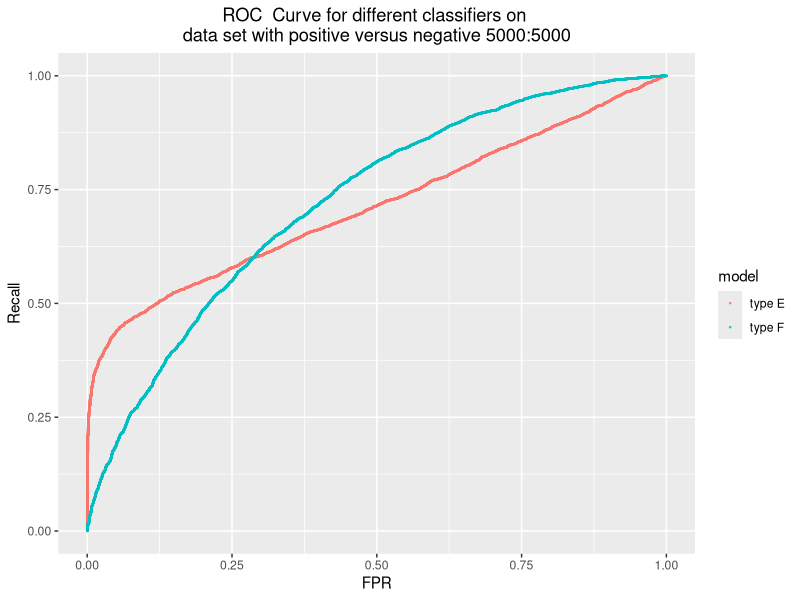
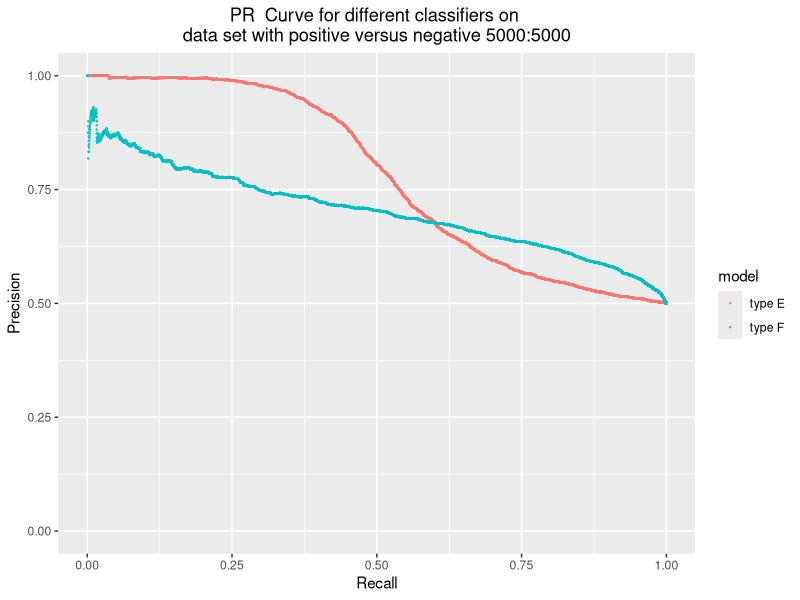
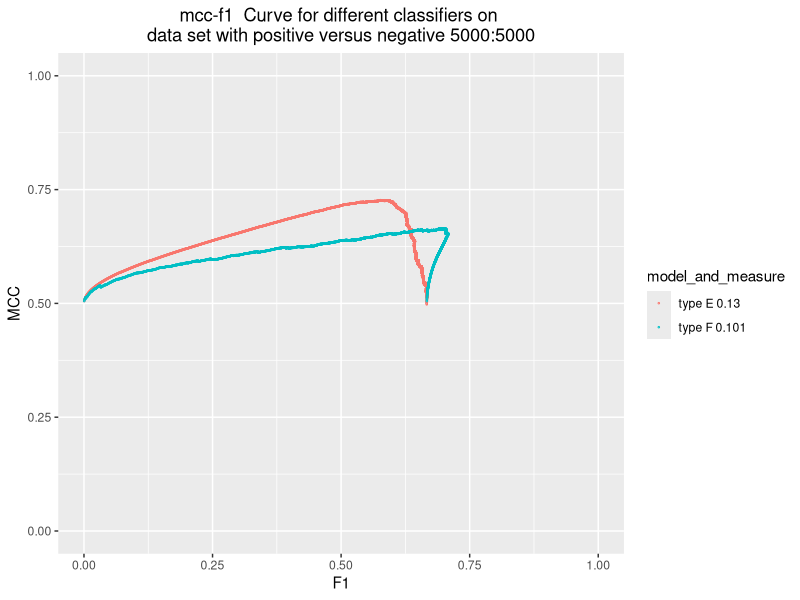
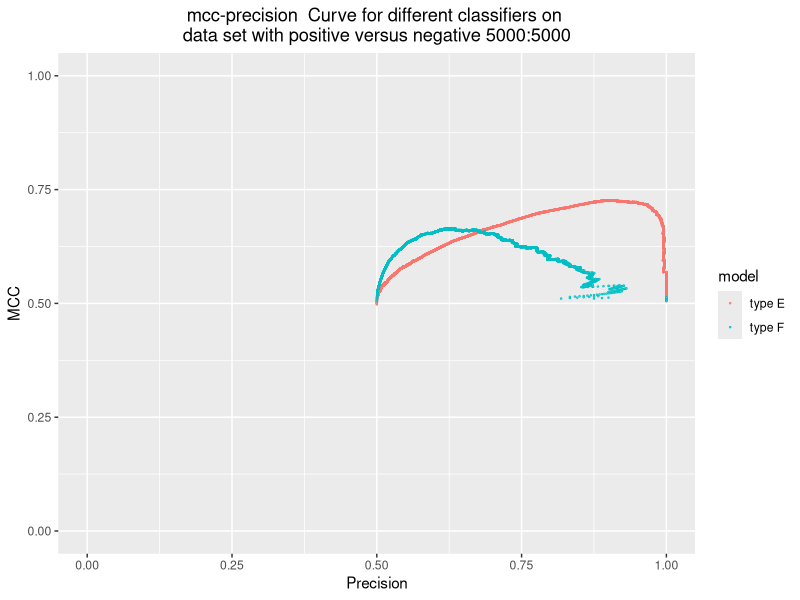
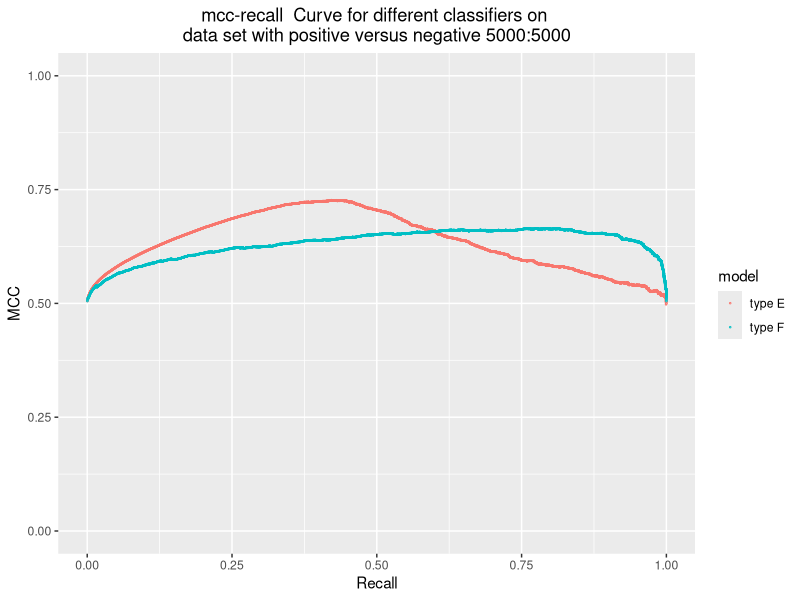
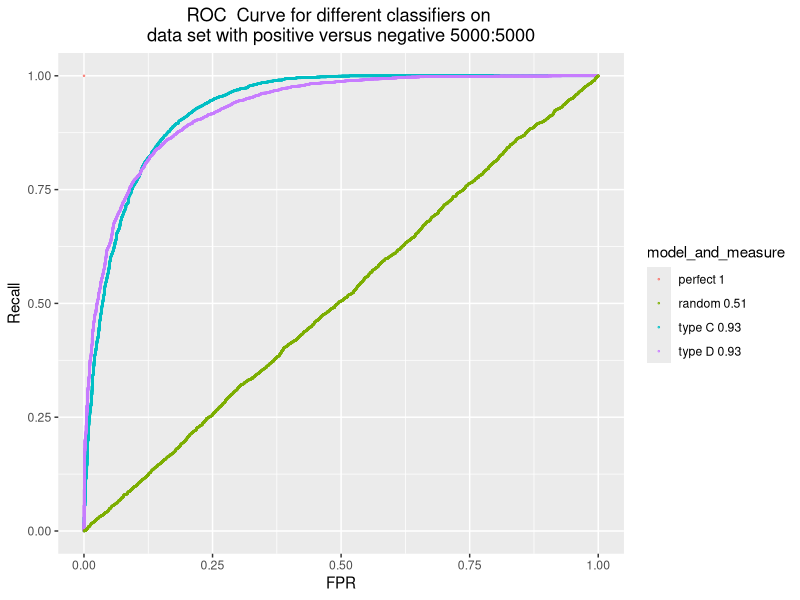
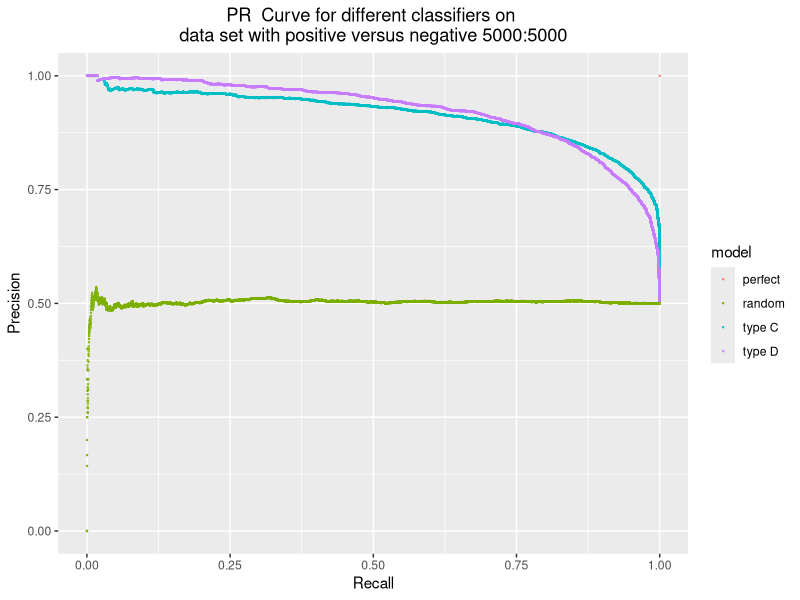
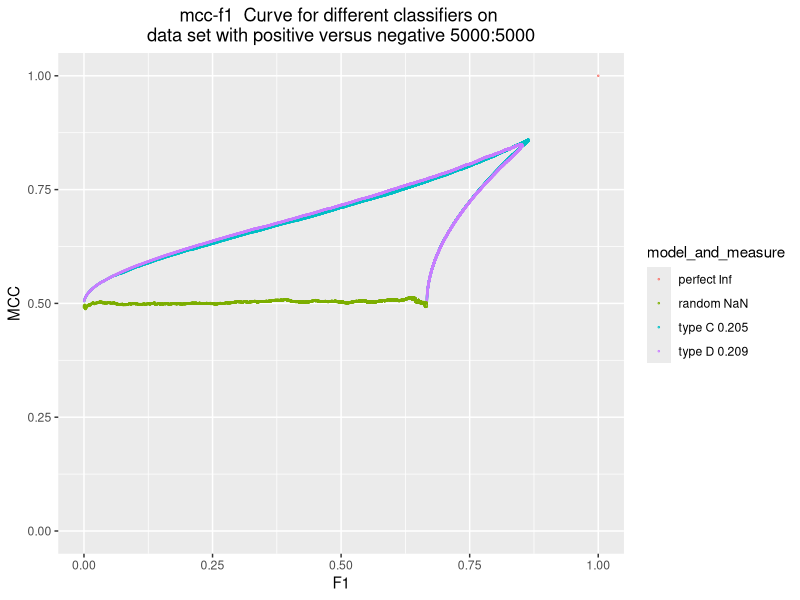

Source code (R) for these figures, in order:
## ---- chunk 1
positive_num = 5000
negative_num = 5000
real_value = c(rep(1, positive_num), rep(0, negative_num))
# A and B have different distributions for real positives 
# classifier E:
predicted_value_E = c(rbeta(2200, 10, 2), rbeta(2800, 2, 4), rbeta(negative_num, 2, 4))
# classifier F:
predicted_value_F = c(rbeta(2500, 4, 3.5), rbeta(2500, 3, 4), rbeta(negative_num, 2, 4))
# perfect classifier
predicted_value_perfect = c(rep(1, 5000), rep(0, 5000))
# random classifier
predicted_value_random = c(runif(10000, 0, 1))
# C and D have different distributions for real negatives 
predicted_value_C = c(rbeta(positive_num, 8, 3), rbeta(2500, 1, 7), rbeta(2500,4, 4))
predicted_value_D = c(rbeta(positive_num, 8, 3), rbeta(2500,3.5,4.5), rbeta(2500,3, 5))


## ---- chunk 2
library(ROCR)
library(ggplot2)

classification_result <- function (real, prediction){
  
pred <- prediction(prediction, real)
perf <- performance(pred, measure = "tpr", x.measure = "fpr")

# FPR
fpr <- attr(perf, "x.values")[[1]]
# PR curve
perf <- performance(pred, measure = "prec", x.measure = "rec")
# precision
precision <- attr(perf, "y.values")[[1]]
# recall
recall <- attr(perf, "x.values")[[1]]
# mcc-f1
perf <- performance(pred, measure = "mat", x.measure = "f")
# mcc
mcc <- attr(perf, "y.values")[[1]]
# normalised mcc: [-1, 1] to [0, 1]
mcc.nor <- (mcc + 1)/2
# f score
f <- attr(perf, "x.values")[[1]]   
# auc
auc <- round(attr(performance(pred, "auc"), "y.values")[[1]], 2)


# measure(metric) of mcc-f1: auc*(1-d)

# get the last f score
f.cp = 2/(2+(length(real[real==0])/length(real[real==1])))
f.cp <- max(f[f < f.cp], na.rm = T)
# get the largest f score
f.max = max(f, na.rm = T)

x_lower <- sort(f[c(1: (match(f.max, f)-1))], decreasing = F, na.last = F)
x_lower[1] <- 0
x_higher <- sort(f[c(1: match(f.max, f))], decreasing = F)

# find corresponding mcc.nor
y_higher.index <- match(x_higher, f)
y_higher <- mcc.nor[y_higher.index]
y_lower <- c(0.5,y_higher)
y_lower <- y_lower[-length(y_lower)]

# auc1
auc1 <- sum(0.5*(x_higher - x_lower) *(y_lower + y_higher))

x1 <- sort(f[c(match(f.max, f):length(f))], decreasing = F)
x1_lower <- x1[c(1: length(x1)-1)]
x1_higher <- x1[c(2: length(x1))]
y1_higher.index <- match(f.max, f) -1 + match(x1_higher, f[c(match(f.max, f):length(f))])

y1_higher <- mcc.nor[y1_higher.index]
# auc2
auc2 <- sum((x1_higher-x1_lower)*y1_higher)

# auc of mcc-f1
mcc_auc <- auc1 - f.cp*0.5 -auc2
# smallest distance to (1, 1)
distance <- sqrt(((1-mcc.nor)^2+(1-f)^2))
min_distance <- min(distance, na.rm = T)
# mcc-f1 measure
mcc_measure <- sqrt(2)*mcc_auc*(sqrt(2)-min_distance)
# round the number to three decimal place
mcc_measure <- round(mcc_measure, 3)


output <-cbind.data.frame(fpr, precision, recall, mcc.nor, f, auc, mcc_measure)
  return(output)
}

fpr_index = 1
precision_index = 2
recall_index = 3
mcc.nor_index = 4
f_score_index = 5
auc_index = 6
mcc_measure_index = 7

## ---- chunk 3
# real is the real value(vector); 
# prediction is the predictions of classifiers(dataset with multiple columns and each column stands for the prediction under a classifier)
# metric_index is a two-element vector. the first element is the index of the metric that should be x axis, and the second element is the index of the metric that should be on y axis
# model_name is a vector of the name of of the models
# type_of_curve is a string. e.g "ROC"
# x_axis is a string that is the label for x axis
# y_axis is a string that is the label for y axis
# positive_vs_negative is the proportion of positive cases versus negative cases
classification_plot <- function(real, prediction, metric_index, model_name, type_of_curve, x_axis, y_axis, positive_vs_negative){
  num_of_classifiers = ncol(prediction)
  list_of_metrics = list()
  num = 1
  while (num <= num_of_classifiers){
    metrics <- classification_result(real, prediction[, num])
    list_of_metrics[[length(list_of_metrics) + 1]] <- metrics
    num = num + 1
  }
  
  
  
  # we don't have auc metric
  if (length(metric_index) == 2){
  x_value <- c()
  y_value <- c()
  length_of_metrics <- c()
  num = 1
  while (num <= num_of_classifiers){
    x_value <- c(x_value, list_of_metrics[[num]][, metric_index[1]])
    y_value <- c(y_value, list_of_metrics[[num]][, metric_index[2]])
    length_of_metrics <- c(length_of_metrics, length(list_of_metrics[[num]][, metric_index[1]]))
    num = num + 1

  }
  df <- data.frame(X = x_value, Y= y_value, model = rep(model_name, times = length_of_metrics))


  ggplot(df, aes(x=X, y=Y, group = model, color = model, ymin=0, ymax=1, xmin=0, xmax=1 )) + geom_point(size = 0.2, shape = 21, fill="white")+
  ggtitle(paste(type_of_curve, " Curve for different classifiers on \ndata set with positive versus negative" , positive_vs_negative)) +
  theme(plot.title=element_text(hjust=0.5))+ labs(x=x_axis, y=y_axis)

}


  # we have auc metric
 else if (length(metric_index) == 3){
  x_value <- c()
  y_value <- c()
  auc_metric <- c()
  length_of_metrics <- c()
  num = 1
  while (num <= num_of_classifiers){
    x_value <- c(x_value, list_of_metrics[[num]][, metric_index[1]])
    y_value <- c(y_value, list_of_metrics[[num]][, metric_index[2]])
    auc_metric <- c(auc_metric, list_of_metrics[[num]][,metric_index[3]])
    length_of_metrics <- c(length_of_metrics, length(list_of_metrics[[num]][, metric_index[1]]))
    num = num + 1

  }
  df <- data.frame(X = x_value, Y= y_value, measure = auc_metric, model = rep(model_name, times = length_of_metrics))
  df$model_and_measure <- paste(df$model, df$measure)


  ggplot(df, aes(x=X, y=Y, group = model_and_measure, color = model_and_measure,ymin=0, ymax=1, xmin=0, xmax=1 )) + geom_point(size = 0.2, shape = 21, fill="white")+
  ggtitle(paste(type_of_curve, " Curve for different classifiers on \ndata set with positive versus negative" , positive_vs_negative)) +
  theme(plot.title=element_text(hjust=0.5))+ labs(x=x_axis, y=y_axis)
    
  }
}




## ---- chunk 4
real = real_value
prediction = cbind(predicted_value_E, predicted_value_F)
model_name= c("type E", "type F")

# ROC 
classification_plot(real, prediction, c(fpr_index, recall_index), model_name, "ROC", "FPR", "Recall","5000:5000")
# PR
classification_plot(real, prediction, c(recall_index, precision_index), model_name,  "PR", "Recall", "Precision","5000:5000")
# mcc-f1
classification_plot(real, prediction, c(f_score_index, mcc.nor_index, mcc_measure_index), model_name,  "mcc-f1", "F1", "MCC", "5000:5000")
# mcc-precision
classification_plot(real, prediction, c(precision_index, mcc.nor_index), model_name, "mcc-precision", "Precision", "MCC", "5000:5000")
# mcc-recall
classification_plot(real, prediction, c(recall_index, mcc.nor_index), model_name, "mcc-recall", "Recall", "MCC", "5000:5000")
## ---- chunk 5
real = real_value
prediction = cbind(predicted_value_C, predicted_value_D, predicted_value_perfect, predicted_value_random)
model_name= c("type C", "type D", "perfect", "random")

# ROC 
classification_plot(real, prediction, c(fpr_index, recall_index, auc_index), model_name, "ROC", "FPR", "Recall","5000:5000")
# PR
classification_plot(real, prediction, c(recall_index, precision_index), model_name,  "PR", "Recall", "Precision","5000:5000")
# mcc-f1
classification_plot(real, prediction, c(f_score_index, mcc.nor_index, mcc_measure_index), model_name,  "mcc-f1", "F1", "MCC", "5000:5000")
# mcc-precision
classification_plot(real, prediction, c(precision_index, mcc.nor_index), model_name, "mcc-precision", "Precision", "MCC", "5000:5000")
# mcc-recall
classification_plot(real, prediction, c(recall_index, mcc.nor_index), model_name, "mcc-recall", "Recall", "MCC", "5000:5000")
## ---- chunk 6
real = c(rep(1, 1000), rep(0, 1000))
# 1, 2 and 3 have similar AUC
predicted_value_J = c(rbeta(2000, 10, 1.5), rbeta(3000, 2, 4), rbeta(negative_num, 2, 4))
predicted_value_K = c(rbeta(3000, 3.05, 3), rbeta(2000, 3, 4), rbeta(negative_num, 2, 4))
predicted_value_L = c(rbeta(3000, 3.05, 3), rbeta(2000, 3, 4), rbeta(2000, 1, 12), rbeta(3000, 4, 4.5))
predicted_value_J = c(rbeta(350, 15, 0.5), rbeta(650, 2.25, 4), rbeta(1000, 2, 4))
predicted_value_K = c(rbeta(400, 3.3, 3), rbeta(600, 3, 4), rbeta(1000, 2, 4))
predicted_value_L = c(rbeta(400, 3.3, 3), rbeta(600, 3, 4), rbeta(455, 1, 10), rbeta(545, 4, 4.5))
prediction = cbind(predicted_value_J, predicted_value_K, predicted_value_L)
model_name= c("type J", "type K", "type L")

# ROC 
classification_plot(real, prediction, c(fpr_index, recall_index, auc_index), model_name, "ROC", "FPR", "Recall","1000:1000")
# PR
classification_plot(real, prediction, c(recall_index, precision_index), model_name,  "PR", "Recall", "Precision","1000:1000")
# mcc-f1
classification_plot(real, prediction, c(f_score_index, mcc.nor_index, mcc_measure_index), model_name,  "mcc-f1", "F1", "MCC", "1000:1000")
